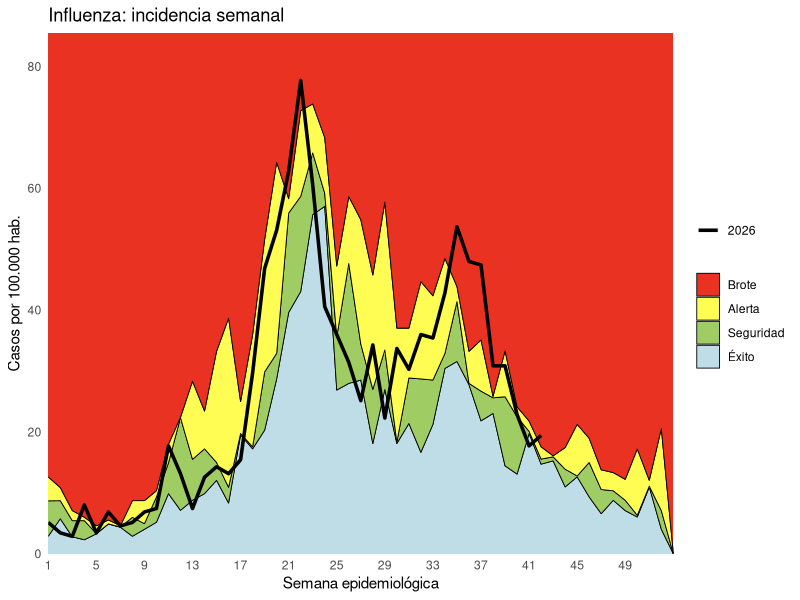
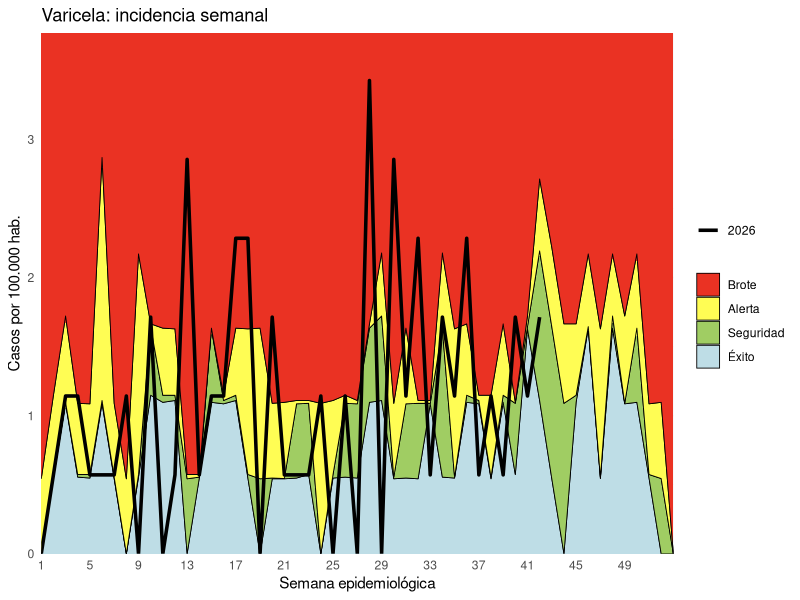
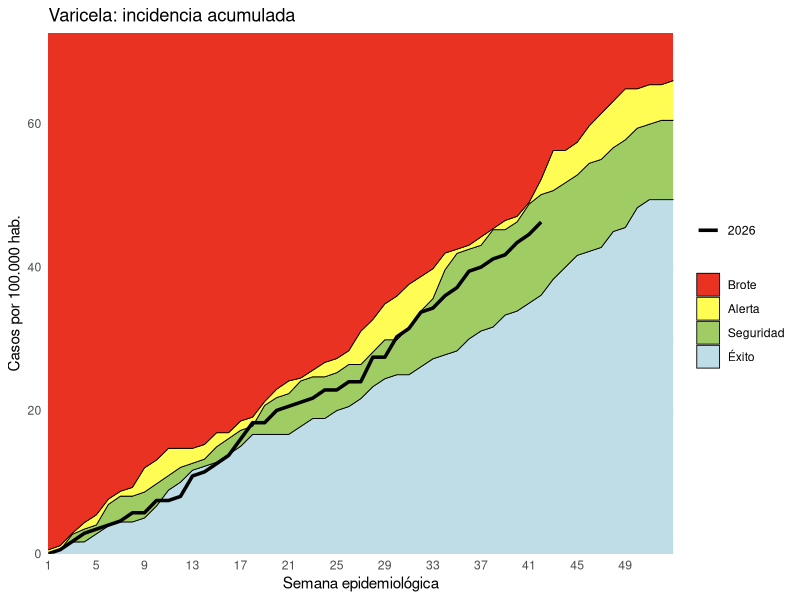
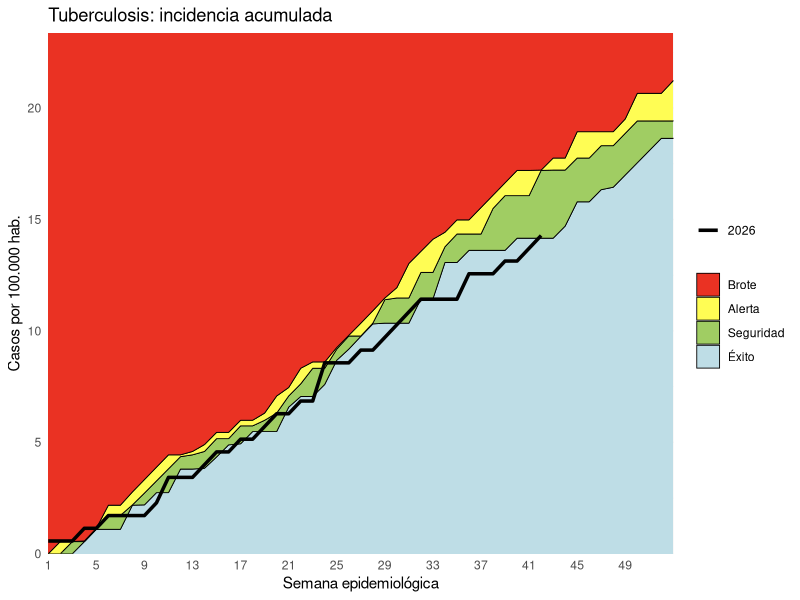

Recreate these plots in R, in order.
## ---- chunk 1
library(tidyverse)
library(readxl)

# 1. Datos
datos <- read_excel("ParaCorredores.xlsx", sheet = "corredoresCasoSE") %>%
  rename_with(tolower) %>%
  select(anio, corredor, semana, casos, poblacion)

anio_actual   <- max(datos$anio)
semana_actual <- max(datos$semana[datos$anio == anio_actual])

datos <- datos %>%
  group_by(corredor) %>%
  complete(anio, semana = 1:53, fill = list(casos = 0)) %>%   # para completar semanas faltantes = 0
  arrange(anio, semana) %>%
  fill(poblacion, .direction = "downup") %>%                  
  ungroup() %>%
  filter(!(anio == anio_actual & semana > semana_actual)) %>% 
  group_by(corredor, anio) %>%
  mutate(inc     = casos / poblacion * 1e5,
         inc_acu = cumsum(casos) / poblacion * 1e5) %>%
  ungroup()

unique(datos$corredor)                      

## ---- chunk 2
# 2. Función del corredor
graficar <- function(df, var, titulo) {

  corredor <- df %>%
    filter(anio < anio_actual) %>%
    group_by(semana) %>%
    summarise(q1 = quantile(.data[[var]], 0.25, na.rm = TRUE),
              q2 = median(.data[[var]], na.rm = TRUE),
              q3 = quantile(.data[[var]], 0.75, na.rm = TRUE),
              .groups = "drop")

  actual <- filter(df, anio == anio_actual)
  tope   <- max(corredor$q3, actual[[var]], na.rm = TRUE) * 1.1

  ggplot(corredor, aes(semana)) +
    geom_ribbon(aes(ymin = 0,  ymax = q1,   fill = "Éxito"),
                color = "black", linewidth = 0.3, outline.type = "upper") +
    geom_ribbon(aes(ymin = q1, ymax = q2,   fill = "Seguridad"),
                color = "black", linewidth = 0.3) +
    geom_ribbon(aes(ymin = q2, ymax = q3,   fill = "Alerta"),
                color = "black", linewidth = 0.3) +
    geom_ribbon(aes(ymin = q3, ymax = tope, fill = "Brote"),
                color = "black", linewidth = 0.3, outline.type = "lower") +
    geom_line(data = actual, aes(y = .data[[var]], color = factor(anio_actual)),
              linewidth = 1.2) +
    scale_fill_manual(NULL,
      values = c(Éxito = "#BEDDE6", Seguridad = "#A0CD63",
                 Alerta = "#FFFD54", Brote = "#EA3223"),
      breaks = c("Brote", "Alerta", "Seguridad", "Éxito")) +
    scale_color_manual(NULL, values = "black") +
    scale_x_continuous(breaks = seq(1, 52, by = 4), expand = c(0, 0)) +
    scale_y_continuous(expand = c(0, 0)) +
    labs(title = titulo, x = "Semana epidemiológica",
         y = "Casos por 100.000 hab.") +
    theme_minimal()
}
## ---- chunk 3
# 3. Gráficos
graficar(filter(datos, corredor == "INFLUENZA"),    "inc",     "Influenza: incidencia semanal")
graficar(filter(datos, corredor == "VARICELA"), "inc", "Varicela: incidencia semanal")
graficar(filter(datos, corredor == "VARICELA"), "inc_acu", "Varicela: incidencia acumulada")
graficar(filter(datos, corredor == "TUBERCULOSIS"),    "inc_acu",     "Tuberculosis: incidencia acumulada")
